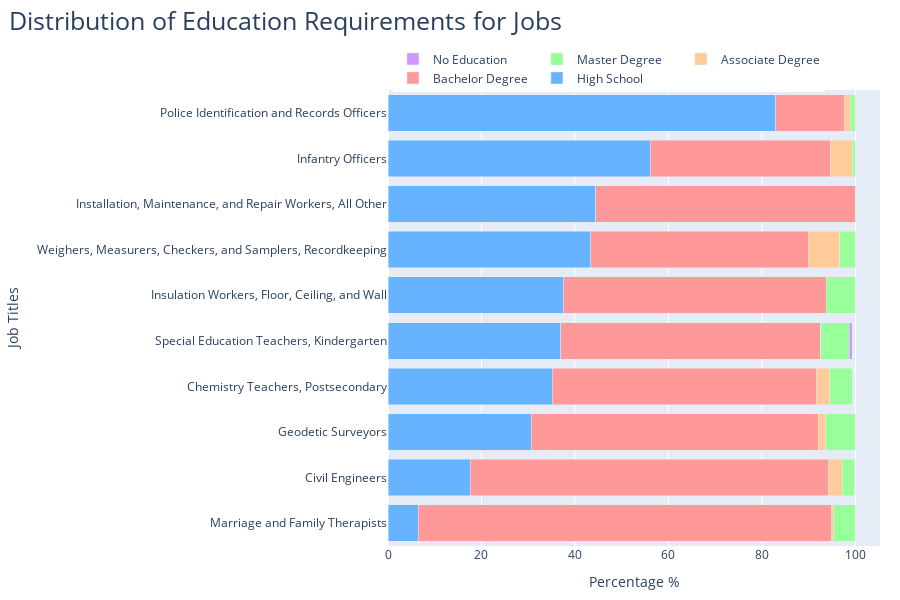

The code cell stored with this chart in its notebook:
### Code cell
get_education_req_plot_for_jobs_list(usa_df_cut, top_job_titles)

### Figure 1 — Plotly figure (JSON) as saved in the notebook; plotly's stock layout.template omitted (floating-point values rounded to 4 significant figures)
{"data": [{"marker": {"color": "#66b3ff"}, "name": "High School", "orientation": "h", "type": "bar", "x": [6.452, 17.55, 30.69, 35.16, 36.91, 37.5, 43.33, 44.44, 56.08, 82.95], "y": ["Marriage and Family Therapists", "Civil Engineers", "Geodetic Surveyors", "Chemistry Teachers, Postsecondary", "Special Education Teachers, Kindergarten", "Insulation Workers, Floor, Ceiling, and Wall", "Weighers, Measurers, Checkers, and Samplers, Recordkeeping", "Installation, Maintenance, and Repair Workers, All Other", "Infantry Officers", "Police Identification and Records Officers"]}, {"marker": {"color": "#ff9999"}, "name": "Bachelor Degree", "orientation": "h", "type": "bar", "x": [88.39, 76.78, 61.38, 56.59, 55.7, 56.25, 46.67, 55.56, 38.51, 14.77], "y": ["Marriage and Family Therapists", "Civil Engineers", "Geodetic Surveyors", "Chemistry Teachers, Postsecondary", "Special Education Teachers, Kindergarten", "Insulation Workers, Floor, Ceiling, and Wall", "Weighers, Measurers, Checkers, and Samplers, Recordkeeping", "Installation, Maintenance, and Repair Workers, All Other", "Infantry Officers", "Police Identification and Records Officers"]}, {"marker": {"color": "#ffcc99"}, "name": "Associate Degree", "orientation": "h", "type": "bar", "x": [0.5313, 2.897, 1.587, 2.747, 0, 0, 6.667, 0, 4.73, 1.136], "y": ["Marriage and Family Therapists", "Civil Engineers", "Geodetic Surveyors", "Chemistry Teachers, Postsecondary", "Special Education Teachers, Kindergarten", "Insulation Workers, Floor, Ceiling, and Wall", "Weighers, Measurers, Checkers, and Samplers, Recordkeeping", "Installation, Maintenance, and Repair Workers, All Other", "Infantry Officers", "Police Identification and Records Officers"]}, {"marker": {"color": "#99ff99"}, "name": "Master Degree", "orientation": "h", "type": "bar", "x": [4.63, 2.616, 6.349, 4.945, 6.04, 6.25, 3.333, 0, 0.6757, 1.136], "y": ["Marriage and Family Therapists", "Civil Engineers", "Geodetic Surveyors", "Chemistry Teachers, Postsecondary", "Special Education Teachers, Kindergarten", "Insulation Workers, Floor, Ceiling, and Wall", "Weighers, Measurers, Checkers, and Samplers, Recordkeeping", "Installation, Maintenance, and Repair Workers, All Other", "Infantry Officers", "Police Identification and Records Officers"]}, {"marker": {"color": "#cc99ff"}, "name": "No Education", "orientation": "h", "type": "bar", "x": [0, 0.161, 0, 0, 0.6711, 0, 0, 0, 0, 0], "y": ["Marriage and Family Therapists", "Civil Engineers", "Geodetic Surveyors", "Chemistry Teachers, Postsecondary", "Special Education Teachers, Kindergarten", "Insulation Workers, Floor, Ceiling, and Wall", "Weighers, Measurers, Checkers, and Samplers, Recordkeeping", "Installation, Maintenance, and Repair Workers, All Other", "Infantry Officers", "Police Identification and Records Officers"]}], "layout": {"barmode": "stack", "height": 600, "legend": {"orientation": "h", "traceorder": "reversed", "x": 0.01, "xanchor": "left", "y": 1.1}, "margin": {"b": 50, "l": 100, "r": 20, "t": 90}, "title": {"font": {"size": 25}, "text": "Distribution of Education Requirements for Jobs", "x": 0.01, "xanchor": "left", "y": 0.98, "yanchor": "top"}, "xaxis": {"tickformat": ".0f", "title": {"text": "Percentage %"}}, "yaxis": {"title": {"text": "Job Titles"}}}}
